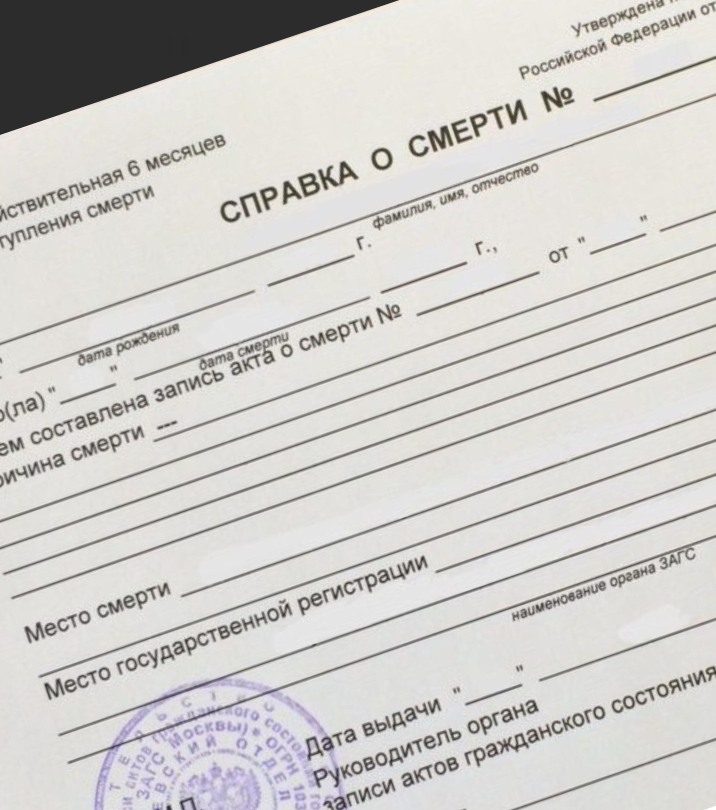
#> input picture images/12.jpg, 2863 x 3240 px (shown at 1/4 size)
$ python -i ImageToText.py   (imports and definitions only)
#> lines starting #> are read from the running program, lines starting #| are printed output that depends on the picture; after the words box and inside, x2 and y2 are one past the last pixel; in counts of white or black regions, pixels touching at a corner belong together
import cv2
import pytesseract


def grayscale(image):
    return cv2.cvtColor(image, cv2.COLOR_BGR2GRAY)


# [6 lines left out: function display, not called in this run]


def getSkewAngle(cvImage) -> float:
    # Prep image, copy, convert to gray scale, blur, and threshold
    newImage = cvImage.copy()
    gray = cv2.cvtColor(newImage, cv2.COLOR_BGR2GRAY)
    blur = cv2.GaussianBlur(gray, (9, 9), 0)
    thresh = cv2.threshold(blur, 0, 255, cv2.THRESH_BINARY_INV + cv2.THRESH_OTSU)[1]
    # Apply to dilate to merge text into meaningful lines/paragraphs.
    # Use larger kernel on X axis to merge characters into single line, cancelling out any spaces.
    # But use smaller kernel on Y axis to separate between different blocks of text
    kernel = cv2.getStructuringElement(cv2.MORPH_RECT, (30, 5))
    dilate = cv2.dilate(thresh, kernel, iterations=2)
    # Find all contours
    contours, hierarchy = cv2.findContours(dilate, cv2.RETR_LIST, cv2.CHAIN_APPROX_SIMPLE)
    contours = sorted(contours, key=cv2.contourArea, reverse=True)
    # Find the largest contour and surround in min area box
    if len(contours)>2:
        largestContour = contours[1]
    else:
        largestContour = contours[0]
    minAreaRect = cv2.minAreaRect(largestContour)
    center, size, angle = minAreaRect
    # Determine the angle. Convert it to the value that was originally used to obtain skewed image
    angle = angle - 90
    if angle < -45:
        angle = 90 + angle
    return -1.0 * angle


# Rotate the image around its center
def rotateImage(cvImage, angle: float):
    newImage = cvImage.copy()
    (h, w) = newImage.shape[:2]
    center = (w // 2, h // 2)
    M = cv2.getRotationMatrix2D(center, angle, 1.0)
    newImage = cv2.warpAffine(newImage, M, (w, h), flags=cv2.INTER_CUBIC, borderMode=cv2.BORDER_REPLICATE)
    return newImage


def deskew(cvImage):
    angle = getSkewAngle(cvImage)
    return rotateImage(cvImage, (-1.0 * angle))


# [40 lines left out: functions noise_removal, thick_font, rescale, img_to_text, not called in this run]


# [4 lines of commented-out code are left out]

>>> import cv2
>>> picture = cv2.imread('images/12.jpg')
#> picture is the input picture: shape (3240, 2863, 3); mean B, G, R 203, 206, 207.7
>>> result = deskew(picture)
#> in getSkewAngle, `thresh = cv2.threshold(blur, 0, 255, cv2.THRESH_BINARY_INV + cv2.THRES..`:
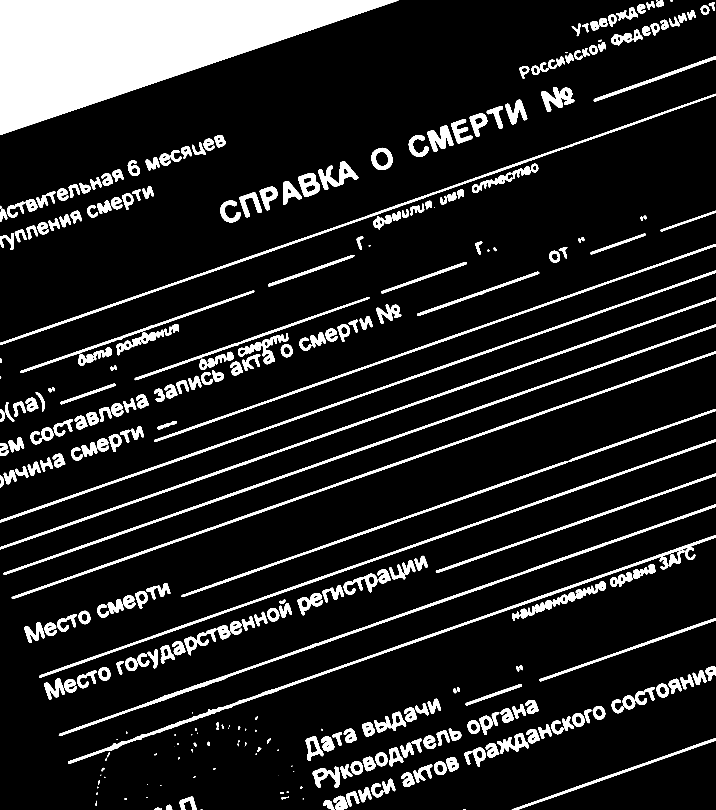
#> thresh: shape (3240, 2863) (shown at 1/4 size); 12.2% white; 351 white regions (22 under 20 px), largest, box (x1, y1, x2, y2) and area: (0, 0, 1594, 540) 432372, (272, 2141, 2863, 3054) 29261, (235, 2018, 2863, 2944) 26558
#> in getSkewAngle, `dilate = cv2.dilate(thresh, kernel, iterations=2)`:
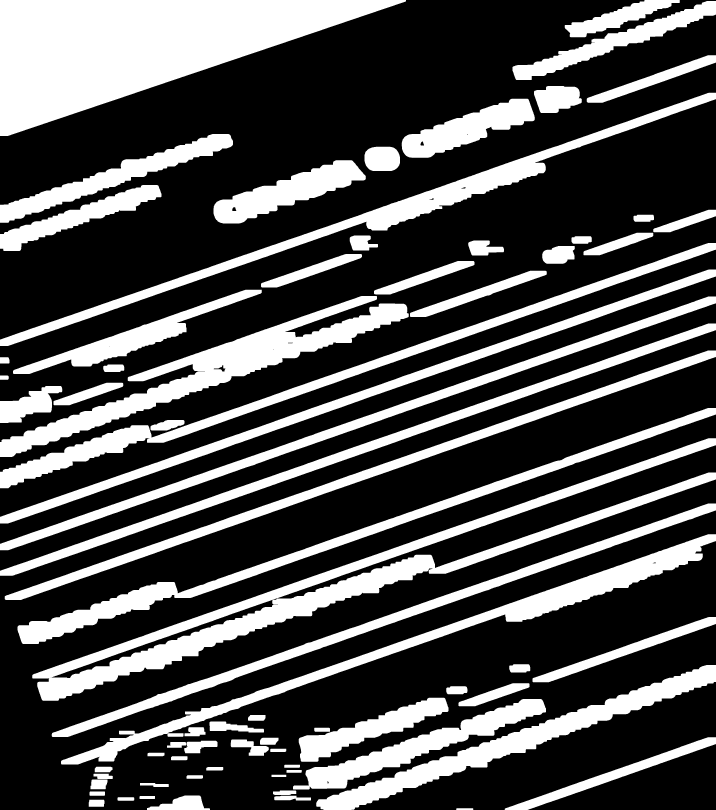
#> dilate: shape (3240, 2863) (shown at 1/4 size); 30.9% white; 74 white regions
#> in getSkewAngle, `contours, hierarchy = cv2.findContours(dilate, cv2.RETR_LIST, cv2.CHAI..`: contours = 89 contours, 6 with area under 20; largest, box (x1, y1, x2, y2) and area: (0, 0, 1624, 544) 453170, (129, 1753, 2863, 2803) 284772, (0, 1184, 1635, 1828) 171158, (244, 2137, 2863, 3058) 142364, (0, 371, 2863, 1384) 136441
#> in getSkewAngle, `largestContour = contours[1]`: largestContour = contour of 5355 points, box (x1, y1, x2, y2) (129, 1753, 2863, 2803), area 284772
#> in getSkewAngle, `minAreaRect = cv2.minAreaRect(largestContour)`: minAreaRect = ((1518.6, 2298.7), (2896.4, 165.9), -19.24)
#> in getSkewAngle, `center, size, angle = minAreaRect`: center = (1518.6, 2298.7); size = (2896.4, 165.9); angle = -19.24
#> in getSkewAngle, `angle = angle - 90`: angle = -109.2
#> in getSkewAngle, `angle = 90 + angle`: angle = -19.24
#> in deskew, `angle = getSkewAngle(cvImage)`: angle = 19.24
#> in rotateImage, `newImage = cv2.warpAffine(newImage, M, (w, h), flags=cv2.INTER_CUBIC, ..`:
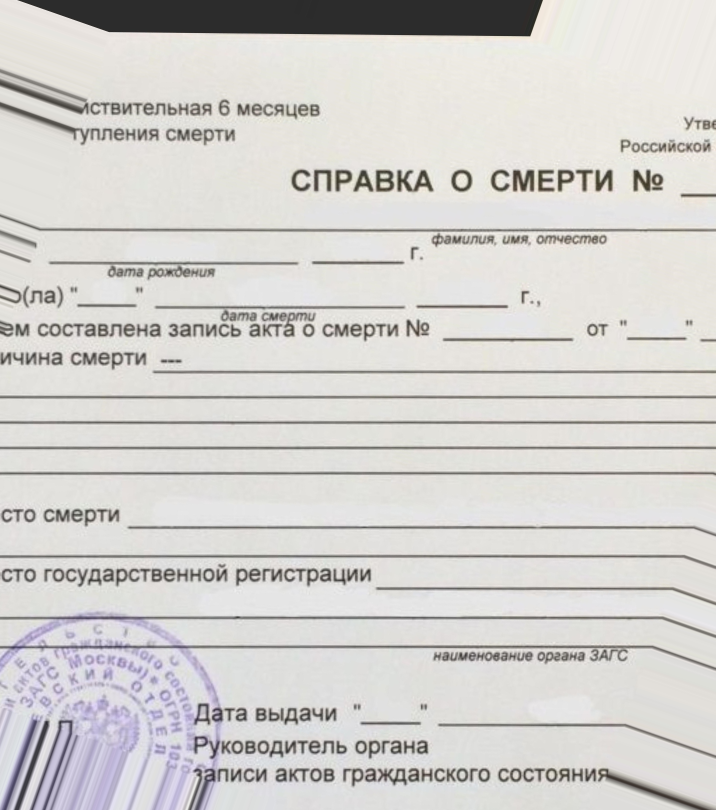
#> newImage: shape (3240, 2863, 3) (shown at 1/4 size); mean B, G, R 205.9, 208.5, 210.4

$ run again, on images/1.png
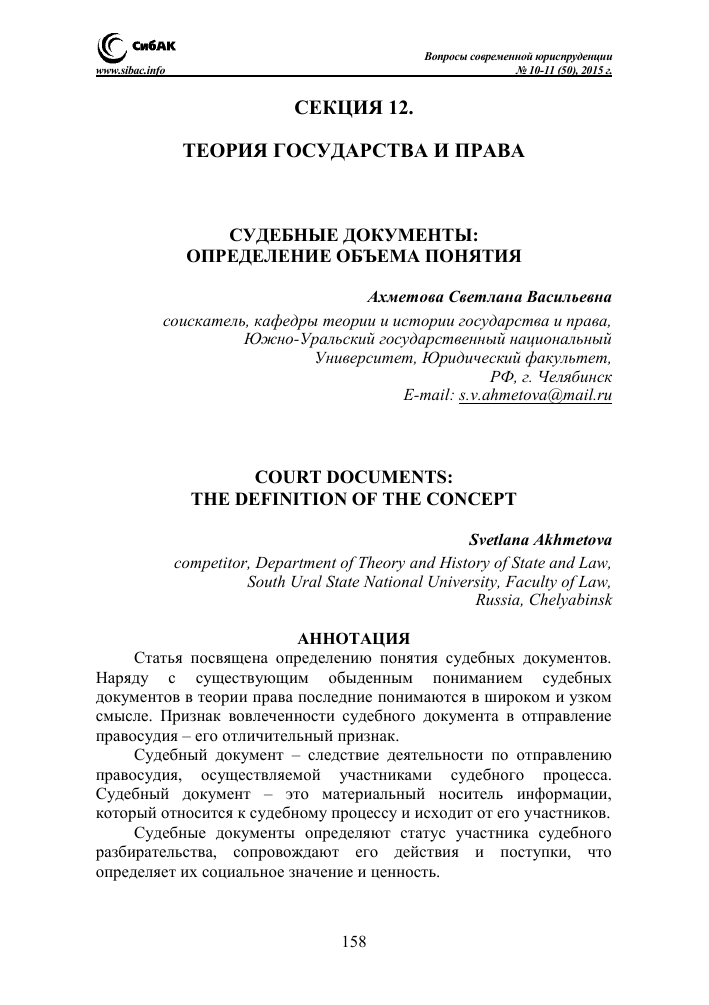
#> input picture images/1.png, 709 x 1005 px
#> picture is the input picture: shape (1005, 709, 3); min 0, max 255, mean 243.5
#> in getSkewAngle, `thresh = cv2.threshold(blur, 0, 255, cv2.THRESH_BINARY_INV + cv2.THRES..`:
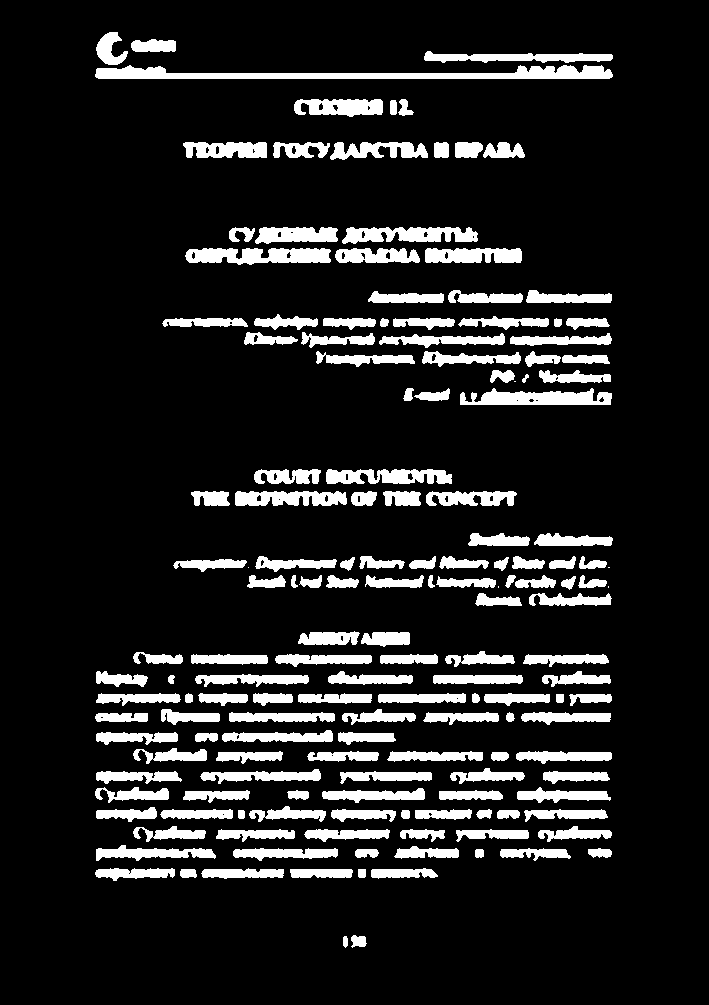
#> thresh: shape (1005, 709); 12.7% white; 164 white regions (5 under 20 px), largest, box (x1, y1, x2, y2) and area: (95, 65, 613, 79) 4008, (185, 248, 331, 265) 1877, (460, 388, 612, 405) 1790
#> dilate: shape (1005, 709); 35.3% white; 11 white regions
#> contours = 45 contours, 11 with area under 20; largest, box (x1, y1, x2, y2) and area: (67, 627, 642, 885) 124303, (134, 310, 642, 409) 31886, (145, 552, 642, 610) 20766, (67, 28, 643, 83) 16814, (157, 223, 552, 269) 15162
#> largestContour = contour of 110 points, box (x1, y1, x2, y2) (134, 310, 642, 409), area 31886
#> minAreaRect = ((387.5, 359.2), (96.85, 507.7), -89.47)
#> in getSkewAngle, `center, size, angle = minAreaRect`: center = (387.5, 359.2); size = (96.85, 507.7); angle = -89.47
#> in getSkewAngle, `angle = angle - 90`: angle = -179.5
#> in getSkewAngle, `angle = 90 + angle`: angle = -89.47
#> in deskew, `angle = getSkewAngle(cvImage)`: angle = 89.47
#> in rotateImage, `newImage = cv2.warpAffine(newImage, M, (w, h), flags=cv2.INTER_CUBIC, ..`:
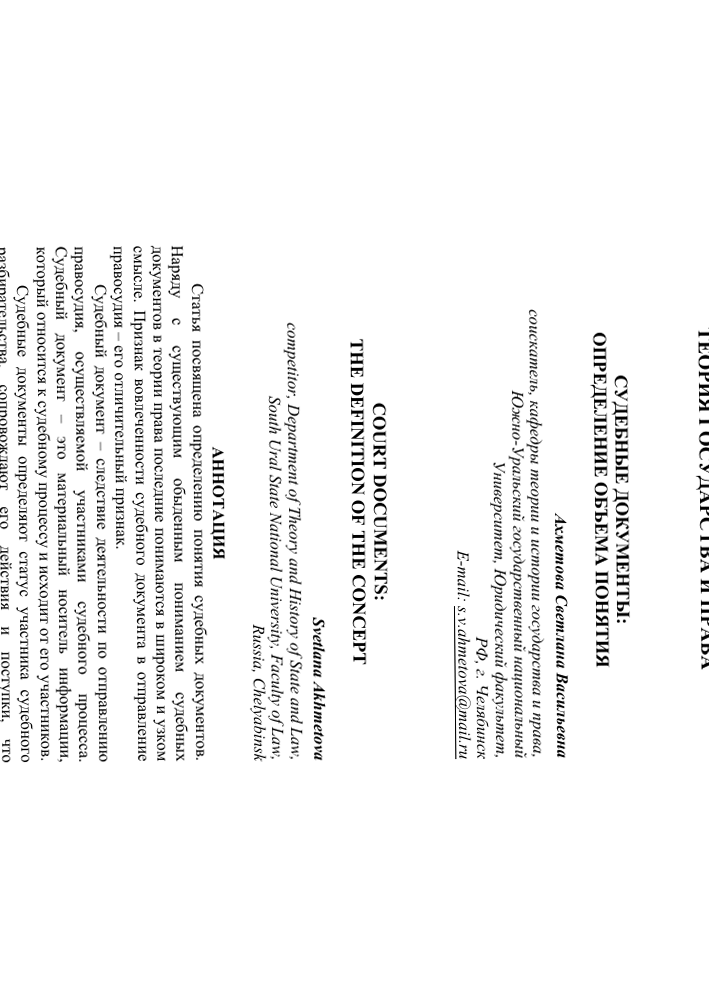
#> newImage: shape (1005, 709, 3); min 0, max 255, mean 244.9
